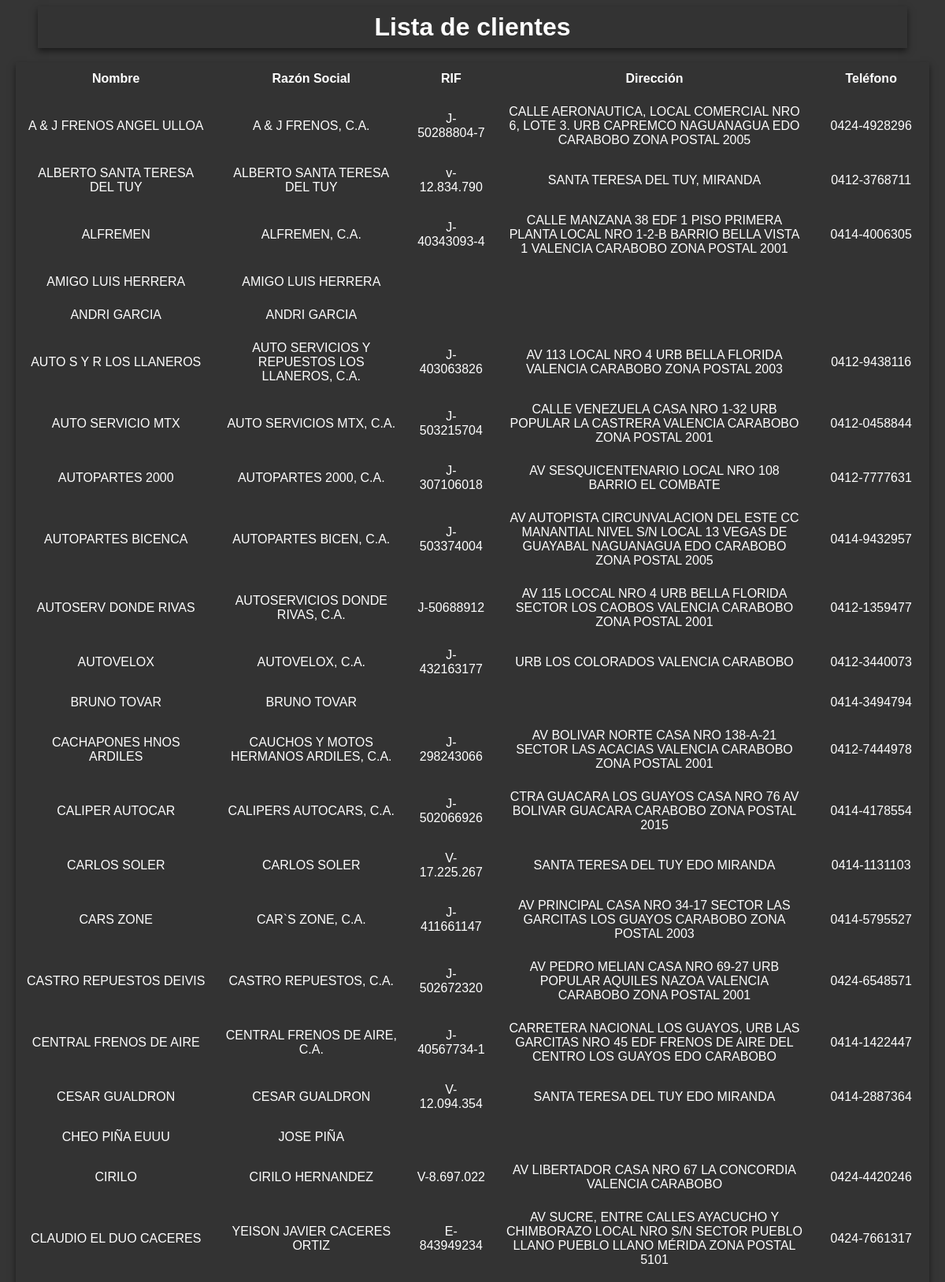
The page /lista_clientes/lista_clientes (upper part) on the database its author committed.
### tables this page shows
CREATE TABLE "Clientes" (
    id INTEGER PRIMARY KEY AUTOINCREMENT,
    nombre_cliente TEXT,
    razon_social TEXT,
    rif_cedula TEXT,
    direccion TEXT,
    telefono TEXT
);

### routes/clientes/subfunciones/lista_clientes.py (the view)
@lista_clientes_bp.route('/lista_clientes')
def lista_clientes():
    db = get_db()
    cursor = db.execute('SELECT * FROM Clientes')
    clientes = cursor.fetchall()
    return render_template('/clientes/lista_clientes.html', clientes=clientes)

### app.py (called while the page is built)
def create_app():
    app = Flask(__name__, template_folder='templates')
    app.config['SECRET_KEY'] = cargar_clave_secreta()
    @app.before_request
    def before_request():
        g.db = get_db()
    @app.teardown_appcontext
    def teardown_appcontext(error):
        close_db(error)
    @app.route('/')
    def index():
        return render_template('index.html')
    app.register_blueprint(ventas_bp)
    app.register_blueprint(compras_bp)
    app.register_blueprint(clientes_bp)
    app.register_blueprint(inventario_bp)
    return app

### routes/database.py (called while the page is built)
def get_db():
    if 'db' not in g:
        g.db = sqlite3.connect(DATABASE)
        g.db.row_factory = sqlite3.Row
    return g.db

### templates/clientes/lista_clientes.html (shortened to what this page needs)
<!DOCTYPE html>
<html lang="en">
<head>
    <link rel="stylesheet" href="/static/css/global/style.css">
    <link rel="stylesheet" href="//code.jquery.com/ui/1.12.1/themes/base/jquery-ui.css">
</head>
<body>
    <header>
        <h1>Lista de clientes</h1>
    </header>
    <main>
        <table>
            <thead>
                <tr>
                    <th>Nombre</th>
                    <th>Razón Social</th>
                    <th>RIF</th>
                    <th>Dirección</th>
                    <th>Teléfono</th>
                </tr>
            </thead>
            <tbody>
                {% for item in clientes %}
                <tr>
                    <td onclick="sortTable(0)">{{ item['nombre_cliente'] }}</td>
                    <td onclick="sortTable(1)">{{ item['razon_social'] }}</td>
                    <td onclick="sortTable(2)">{{ item['rif_cedula'] }}</td>
                    <td onclick="sortTable(3)">{{ item['direccion'] }}</td>
                    <td onclick="sortTable(4)">{{ item['telefono'] }}</td>
                </tr>
                {% endfor %}
            </tbody>
        </table>
    </main>
</body>
</html>

### static/css/global/style.css (style rules this page uses)
* { margin: 0; padding: 0; box-sizing: border-box; }
body { font-family: Arial, sans-serif; margin: 0; padding: 0; display: flex; flex-direction: column; min-height: 100vh; background-color: rgba(51, 51, 51, 0.99) }
header { padding: 0.5rem 10rem; margin: 0.5rem 3rem; background-color: #333; color: white; text-align: center; font-size: 1rem; box-shadow: 0 4px 8px rgba(0, 0, 0, 0.5); }
main { flex: 1; display: flex; flex-direction: column; justify-content: center; align-items: center; padding: 10px 20px; }

### static/css/components/tablas.css (style rules this page uses)
table { width: 100%; border-collapse: collapse; box-shadow: 0 4px 8px rgba(0, 0, 0, 0.5); }
table th, table td { color: white; background-color: #333 ; padding: 0.75rem; text-align: center; }
table th { background-color: #333; }

### rows shown on the page
Clientes: nombre_cliente "A & J FRENOS ANGEL ULLOA", razon_social "A & J FRENOS, C.A.", rif_cedula "J-50288804-7", direccion "CALLE AERONAUTICA, LOCAL COMERCIAL NRO 6, LOTE 3. URB CAPREMCO NAGUANAGUA EDO CARABOBO ZONA POSTAL 2005", telefono "0424-4928296"
Clientes: nombre_cliente "ALBERTO SANTA TERESA DEL TUY", razon_social "ALBERTO SANTA TERESA DEL TUY", rif_cedula "v-12.834.790", direccion "SANTA TERESA DEL TUY, MIRANDA", telefono "0412-3768711"
Clientes: nombre_cliente "ALFREMEN", razon_social "ALFREMEN, C.A.", rif_cedula "J-40343093-4", direccion "CALLE MANZANA 38 EDF 1 PISO PRIMERA PLANTA LOCAL NRO 1-2-B BARRIO BELLA VISTA 1 VALENCIA CARABOBO ZONA POSTAL 2001", telefono "0414-4006305"
Clientes: nombre_cliente "AMIGO LUIS HERRERA", razon_social "AMIGO LUIS HERRERA"
Clientes: nombre_cliente "ANDRI GARCIA", razon_social "ANDRI GARCIA"
Clientes: nombre_cliente "AUTO S Y R LOS LLANEROS", razon_social "AUTO SERVICIOS Y REPUESTOS LOS LLANEROS, C.A.", rif_cedula "J-403063826", direccion "AV 113 LOCAL NRO 4 URB BELLA FLORIDA VALENCIA CARABOBO ZONA POSTAL 2003", telefono "0412-9438116"
Clientes: nombre_cliente "AUTO SERVICIO MTX", razon_social "AUTO SERVICIOS MTX, C.A.", rif_cedula "J-503215704", direccion "CALLE VENEZUELA CASA NRO 1-32 URB POPULAR LA CASTRERA VALENCIA CARABOBO ZONA POSTAL 2001", telefono "0412-0458844"
Clientes: nombre_cliente "AUTOPARTES 2000", razon_social "AUTOPARTES 2000, C.A.", rif_cedula "J-307106018", direccion "AV SESQUICENTENARIO LOCAL NRO 108 BARRIO EL COMBATE", telefono "0412-7777631"
Clientes: nombre_cliente "AUTOPARTES BICENCA", razon_social "AUTOPARTES BICEN, C.A.", rif_cedula "J-503374004", direccion "AV AUTOPISTA CIRCUNVALACION DEL ESTE CC MANANTIAL NIVEL S/N LOCAL 13 VEGAS DE GUAYABAL NAGUANAGUA EDO CARABOBO ZONA POSTAL 2005", telefono "0414-9432957"
Clientes: nombre_cliente "AUTOSERV DONDE RIVAS", razon_social "AUTOSERVICIOS DONDE RIVAS, C.A.", rif_cedula "J-50688912", direccion "AV 115 LOCCAL NRO 4 URB BELLA FLORIDA SECTOR LOS CAOBOS VALENCIA CARABOBO ZONA POSTAL 2001", telefono "0412-1359477"
Clientes: nombre_cliente "AUTOVELOX", razon_social "AUTOVELOX, C.A.", rif_cedula "J-432163177", direccion "URB LOS COLORADOS VALENCIA CARABOBO", telefono "0412-3440073"
Clientes: nombre_cliente "BRUNO TOVAR", razon_social "BRUNO TOVAR", telefono "0414-3494794"
Clientes: nombre_cliente "CACHAPONES HNOS ARDILES", razon_social "CAUCHOS Y MOTOS HERMANOS ARDILES, C.A.", rif_cedula "J-298243066", direccion "AV BOLIVAR NORTE CASA NRO 138-A-21 SECTOR LAS ACACIAS VALENCIA CARABOBO ZONA POSTAL 2001", telefono "0412-7444978"
Clientes: nombre_cliente "CALIPER AUTOCAR", razon_social "CALIPERS AUTOCARS, C.A.", rif_cedula "J-502066926", direccion "CTRA GUACARA LOS GUAYOS CASA NRO 76 AV BOLIVAR GUACARA CARABOBO ZONA POSTAL 2015", telefono "0414-4178554"
Clientes: nombre_cliente "CARLOS SOLER", razon_social "CARLOS SOLER", rif_cedula "V-17.225.267", direccion "SANTA TERESA DEL TUY EDO MIRANDA", telefono "0414-1131103"
Clientes: nombre_cliente "CARS ZONE", razon_social "CAR`S ZONE, C.A.", rif_cedula "J-411661147", direccion "AV PRINCIPAL CASA NRO 34-17 SECTOR LAS GARCITAS LOS GUAYOS CARABOBO ZONA POSTAL 2003", telefono "0414-5795527"
Clientes: nombre_cliente "CASTRO REPUESTOS DEIVIS", razon_social "CASTRO REPUESTOS, C.A.", rif_cedula "J-502672320", direccion "AV PEDRO MELIAN CASA NRO 69-27 URB POPULAR AQUILES NAZOA VALENCIA CARABOBO ZONA POSTAL 2001", telefono "0424-6548571"
Clientes: nombre_cliente "CENTRAL FRENOS DE AIRE", razon_social "CENTRAL FRENOS DE AIRE, C.A.", rif_cedula "J-40567734-1", direccion "CARRETERA NACIONAL LOS GUAYOS, URB LAS GARCITAS NRO 45 EDF FRENOS DE AIRE DEL CENTRO LOS GUAYOS EDO CARABOBO", telefono "0414-1422447"
Clientes: nombre_cliente "CESAR GUALDRON", razon_social "CESAR GUALDRON", rif_cedula "V-12.094.354", direccion "SANTA TERESA DEL TUY EDO MIRANDA", telefono "0414-2887364"
Clientes: nombre_cliente "CHEO PIÑA EUUU", razon_social "JOSE PIÑA"
Clientes: nombre_cliente "CIRILO", razon_social "CIRILO HERNANDEZ", rif_cedula "V-8.697.022", direccion "AV LIBERTADOR CASA NRO 67 LA CONCORDIA VALENCIA CARABOBO", telefono "0424-4420246"
Clientes: nombre_cliente "CLAUDIO EL DUO CACERES", razon_social "YEISON JAVIER CACERES ORTIZ", rif_cedula "E-843949234", direccion "AV SUCRE, ENTRE CALLES AYACUCHO Y CHIMBORAZO LOCAL NRO S/N SECTOR PUEBLO LLANO PUEBLO LLANO MÉRIDA ZONA POSTAL 5101", telefono "0424-7661317"
